Frame 1 (no input): blank canvas, image omitted
Frame 60 (no input): blank canvas, image omitted
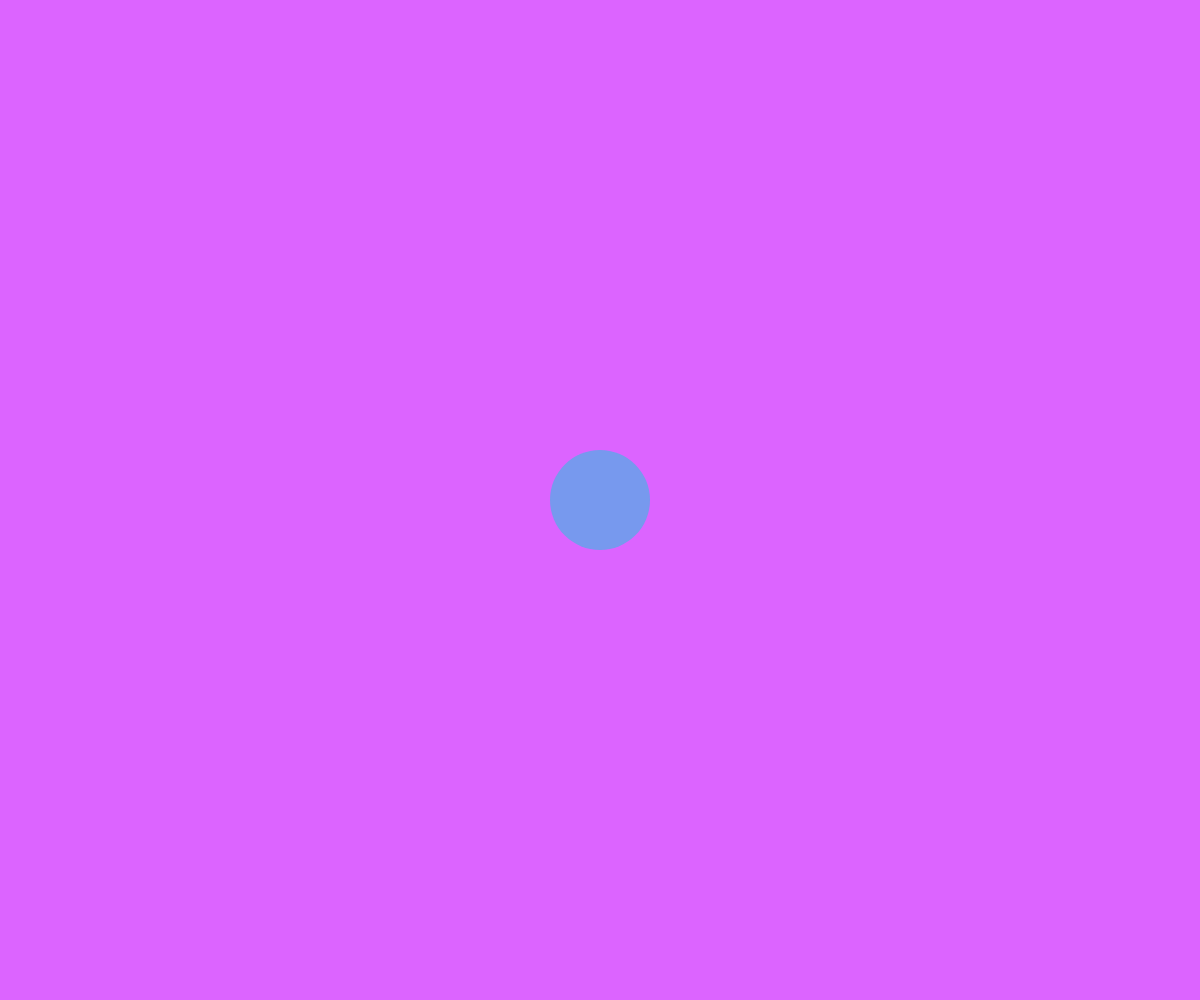
Frame 120 (the mouse pressed at the canvas centre since frame 60)

The p5.js sketch whose frames 1 and 60 were blank and that drew this single picture after the mouse press (run headless with seeded random() and noise() and a simulated clock; from frame 60 on, the mouse is pressed at the canvas centre):

// p5.js sketch
// ── sketch.js
// Project Title
// Your Name
// Date
//
// Extra for Experts:
// - describe what you did to take this project "above and beyond"

let redAmount = 0;
let redChangeAmount = 1;

let greenAmount = 0;
let greenChangeAmount = 2;

let blueAmount = 0;
let blueChangeAmount = 3;

function setup() {
  createCanvas(windowWidth, windowHeight);
}

function draw(x,y) {
  background(220, 100, 255);
  fill(redAmount,blueAmount,greenAmount);
  noStroke();
  ellipse(windowWidth-mouseX, windowHeight-mouseY, 100, 100); 
  
  redAmount+= redChangeAmount;

  if(redAmount >= 255){
    redChangeAmount *= -1;
  }
  if(redAmount <= 0){
    redChangeAmount *= -1;
  }

  blueAmount+= blueChangeAmount;

  if(blueAmount >= 255){
    blueChangeAmount *= -1;
  }
  if(blueAmount <= 0){
    blueChangeAmount *= -1;
  }

  greenAmount+= greenChangeAmount;

  if(greenAmount >= 255){
    greenChangeAmount *= -1;
  }
  if(greenAmount <= 0){
    greenChangeAmount *= -1;
  }
}
